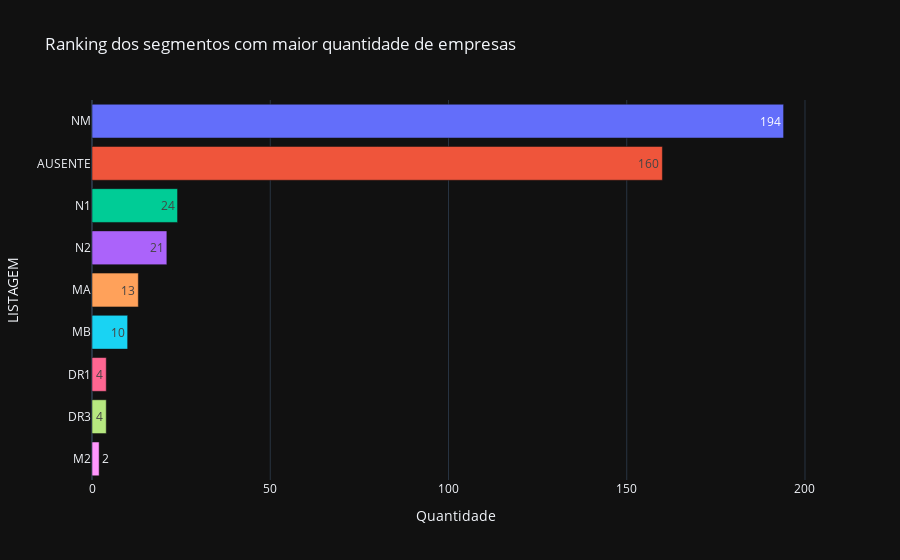

Here is the notebook cell this chart was saved with:
### Markdown cell above
### Frequência

### Code cell
# Plot gráfico da frequência absoluta da variável
fig = px.bar(template="plotly_dark",
             title= 'Ranking dos segmentos com maior quantidade de empresas', 
             data_frame=f, 
             x='QTD', 
             y='LISTAGEM', 
             orientation='h',
             color='LISTAGEM',
             text_auto=True)
fig.update_traces(hovertemplate=None)
fig.update_layout(hovermode='y')
fig.update(layout_showlegend=False)
fig.update_xaxes(title_text='Quantidade')
fig.show()

### Figure 1 — Plotly figure (JSON) as saved in the notebook; plotly's stock layout.template omitted (floating-point values rounded to 4 significant figures)
{"data": [{"alignmentgroup": "True", "legendgroup": "NM", "marker": {"color": "#636efa", "pattern": {"shape": ""}}, "name": "NM", "offsetgroup": "NM", "orientation": "h", "showlegend": true, "textposition": "auto", "texttemplate": "%{x}", "type": "bar", "x": [194], "xaxis": "x", "y": ["NM"], "yaxis": "y"}, {"alignmentgroup": "True", "legendgroup": "AUSENTE", "marker": {"color": "#EF553B", "pattern": {"shape": ""}}, "name": "AUSENTE", "offsetgroup": "AUSENTE", "orientation": "h", "showlegend": true, "textposition": "auto", "texttemplate": "%{x}", "type": "bar", "x": [160], "xaxis": "x", "y": ["AUSENTE"], "yaxis": "y"}, {"alignmentgroup": "True", "legendgroup": "N1", "marker": {"color": "#00cc96", "pattern": {"shape": ""}}, "name": "N1", "offsetgroup": "N1", "orientation": "h", "showlegend": true, "textposition": "auto", "texttemplate": "%{x}", "type": "bar", "x": [24], "xaxis": "x", "y": ["N1"], "yaxis": "y"}, {"alignmentgroup": "True", "legendgroup": "N2", "marker": {"color": "#ab63fa", "pattern": {"shape": ""}}, "name": "N2", "offsetgroup": "N2", "orientation": "h", "showlegend": true, "textposition": "auto", "texttemplate": "%{x}", "type": "bar", "x": [21], "xaxis": "x", "y": ["N2"], "yaxis": "y"}, {"alignmentgroup": "True", "legendgroup": "MA", "marker": {"color": "#FFA15A", "pattern": {"shape": ""}}, "name": "MA", "offsetgroup": "MA", "orientation": "h", "showlegend": true, "textposition": "auto", "texttemplate": "%{x}", "type": "bar", "x": [13], "xaxis": "x", "y": ["MA"], "yaxis": "y"}, {"alignmentgroup": "True", "legendgroup": "MB", "marker": {"color": "#19d3f3", "pattern": {"shape": ""}}, "name": "MB", "offsetgroup": "MB", "orientation": "h", "showlegend": true, "textposition": "auto", "texttemplate": "%{x}", "type": "bar", "x": [10], "xaxis": "x", "y": ["MB"], "yaxis": "y"}, {"alignmentgroup": "True", "legendgroup": "DR1", "marker": {"color": "#FF6692", "pattern": {"shape": ""}}, "name": "DR1", "offsetgroup": "DR1", "orientation": "h", "showlegend": true, "textposition": "auto", "texttemplate": "%{x}", "type": "bar", "x": [4], "xaxis": "x", "y": ["DR1"], "yaxis": "y"}, {"alignmentgroup": "True", "legendgroup": "DR3", "marker": {"color": "#B6E880", "pattern": {"shape": ""}}, "name": "DR3", "offsetgroup": "DR3", "orientation": "h", "showlegend": true, "textposition": "auto", "texttemplate": "%{x}", "type": "bar", "x": [4], "xaxis": "x", "y": ["DR3"], "yaxis": "y"}, {"alignmentgroup": "True", "legendgroup": "M2", "marker": {"color": "#FF97FF", "pattern": {"shape": ""}}, "name": "M2", "offsetgroup": "M2", "orientation": "h", "showlegend": true, "textposition": "auto", "texttemplate": "%{x}", "type": "bar", "x": [2], "xaxis": "x", "y": ["M2"], "yaxis": "y"}], "layout": {"barmode": "relative", "hovermode": "y", "legend": {"title": {"text": "LISTAGEM"}, "tracegroupgap": 0}, "showlegend": false, "title": {"text": "Ranking dos segmentos com maior quantidade de empresas"}, "xaxis": {"anchor": "y", "domain": [0, 1], "title": {"text": "Quantidade"}}, "yaxis": {"anchor": "x", "categoryarray": ["M2", "DR3", "DR1", "MB", "MA", "N2", "N1", "AUSENTE", "NM"], "categoryorder": "array", "domain": [0, 1], "title": {"text": "LISTAGEM"}}}}
